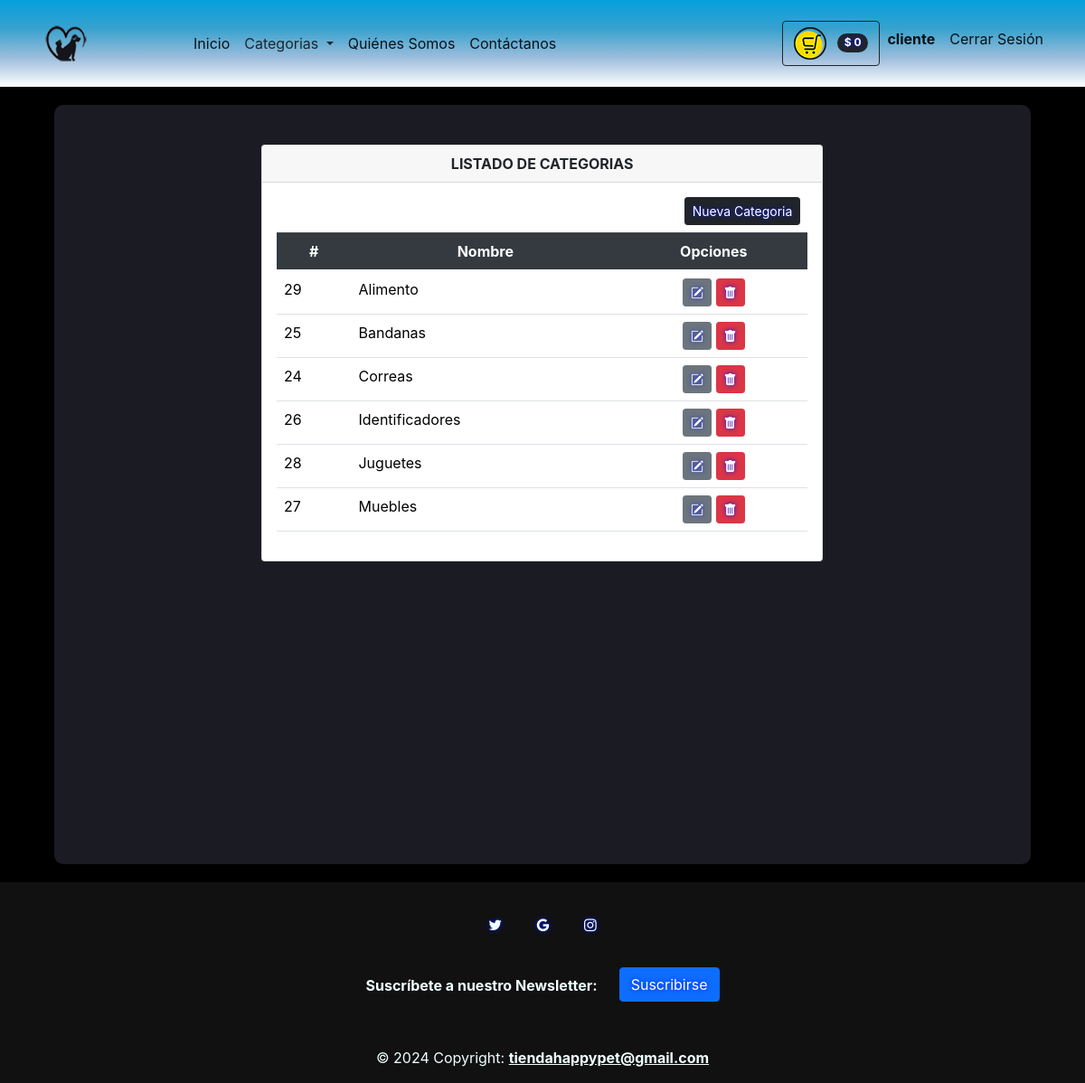
Screenshot of /categorias/ (signed in) with the database file from the repository.
### tienda/models.py (models this page shows, shortened)
class Categorias(models.Model):
    nombre = models.CharField(max_length=100)
    class Meta:
        db_table = "categorias"
        verbose_name = 'Categoria'
        verbose_name_plural = 'Categorias'
        ordering = ['id']

### tienda/views.py (the view)
# urls.py: path('categorias/', views.listCategorias, name='categorias'),
@login_required(login_url='/login')
def listCategorias(request):
    lista_categorias = Categorias.objects.all().order_by('nombre')
    page = request.GET.get('page', 1)
    try:
        paginator = Paginator(lista_categorias, 6)
        lista_categorias = paginator.page(page)
    except:
        raise Http404
    data = {'entity': lista_categorias,
            'title': 'LISTADO DE CATEGORIAS',
            'paginator': paginator
            }
    return render(request,'categorias.html', data)

### tienda/context_processors.py (called while the page is built)
def extras(request):
	lista_categorias = Categorias.objects.all().order_by('nombre')
	return {'categorias':lista_categorias}

def importe_total_carro(request):
	total=0
	if request.user.is_authenticated:
		if "carro" in request.session:
			for key, value in request.session["carro"].items():
				total= total + int(value["precio"])
	return {"importe_total_carro":total}

### templates/categorias.html (shortened to what this page needs)
{% extends 'layouts/tienda.html' %} {% block content %}
<div class="min-vh-100 d-flex flex-colum py-4">
    <div class="container">
        <div class="row justify-content-center">
            <div class="col-lg-8 col-md-6 col-sm-4 animate__animated animate__backInRight animate__delay-0.4s">
                <div class="card">
                    <div class="card-header text-center font-weight-bold">
                        {{ title }}
                    </div>
                    <div class="card-body  table-responsive">
                        <div class="d-flex justify-content-end mb-2 mx-2">
                            <a href="/addcategoria" class="btn btn-dark btn-sm pull-right" type="submit">
                            Nueva Categoria
                            </a>
                        </div>
                        <table class="table table-condensed">
                            <thead class="thead-dark">
                                <tr class="text-center">
                                    <th scope="col">#</th>
                                    <th scope="col">Nombre</th>
                                    <th colspan="2">Opciones</th>
                                </tr>
                            </thead>
                            <tbody>
                                {% load bootstrap_icons %} {% if entity %} {% for categoria in entity %}
                                <tr>
                                    <td>{{ categoria.id }}</td>
                                    <td>{{ categoria.nombre }}</td>
                                    <td colspan="2" class="text-center">
                                        <a class="btn btn-secondary btn-sm" href="{% url 'tienda:editcategoria' categoria.id %}" type="button"><i class="bi bi-pencil-square"></i></a>
                                        <a class="btn btn-danger btn-sm" href="{% url 'tienda:deleteCategoria' categoria.id %}" type="button"><i class="bi bi-trash-fill"></i></a>
                                    </td>
                                </tr>
                                {% endfor %} {% else %}
                                <div class="text-center text-warning">
                                    <h3> No se encontraron Productos!!</h3>
                                </div>
                                {% endif %}
                            </tbody>
                        </table>
                    </div>
                </div>
            </div>
        </div>
    </div>
</div>
{% endblock %}

### templates/layouts/tienda.html (shortened to what this page needs)
{% load static %}
<!DOCTYPE html>
<html lang="es">
<head>
    <link href="https://cdn.jsdelivr.net/npm/bootstrap@5.3.3/dist/css/bootstrap.min.css" rel="stylesheet">
    <link rel="stylesheet" href="https://cdnjs.cloudflare.com/ajax/libs/font-awesome/4.7.0/css/font-awesome.min.css">
    <link href="https://cdn.jsdelivr.net/npm/bootstrap-icons@1.5.0/font/bootstrap-icons.css" rel="stylesheet" />
    <link rel="stylesheet" href="https://cdn.jsdelivr.net/npm/bootstrap@4.5.3/dist/css/bootstrap.min.css">
    <link rel="stylesheet" href="https://cdnjs.cloudflare.com/ajax/libs/animate.css/4.1.1/animate.min.css" />
    <link rel="stylesheet" href="{% static 'css/styles.css' %}" />
    <scri src="{% static 'js/scripts.js' %}"></script>
</head>
<body style="background-image: url('/static/assets/fondoPet.png');
">
    <nav class="navbar navbar-expand-lg navbar-light bg-danger sticky-top" style="background: linear-gradient(#04a0dd, #32a6d3f6, #9cbddc, #ffffff); border: azure;">
        <div class="container px-2 px-lg-2">
            <a class="navbar-logo" href="/">
                <img class="img-fluid" src="{% static 'assets/LogoPetChicoH.png' %}" width="50%" heigth="50%" alt="logo"></a>
            <div class="collapse navbar-collapse" id="navbarSupportedContent">
                <ul class="navbar-nav me-auto mb-2 mb-lg-0 ms-lg-4">
                    <li class="nav-item">
                        <a class="nav-link active" aria-current="page" href="/"></span>
                            Inicio
                        </a>
                    </li>
                    <div class="dropdown show">
                        <a class="nav-link dropdown-toggle text-dark" href="#" role="button" id="dropdownMenuLink" data-toggle="dropdown" aria-haspopup="true" aria-expanded="false">
                            Categorias
                        </a>
                    </div>
                    <li class="nav-item">
                        <a class="nav-link active" aria-current="page" href="/nosotros">
                            Quiénes Somos
                        </a>
                    </li>
                    <li class="nav-item">
                        <a class="nav-link active" aria-current="page" href="/contacto">
                            Contáctanos
                        </a>
                    </li>
                </ul>
                <ul class="navbar-nav d-flex ml-auto mb-2 mb-lg-0 ms-lg-4">
                    {% if user.is_authenticated %}
                    {% load humanize %}
                    <div class="d-flex">
                        <a href="{% url 'tienda:viewcart' %}" class="btn btn-outline-dark">
                            <img src="{% static 'assets/carritoPetChico.png' %}" class="me-1" alt="Carrito">
                            <span class="badge bg-dark text-white ms-1 rounded-pill">$ {{ importe_total_carro | intcomma }}</span>
                        </a>
                    </div>
                    <li class="nav-item">
                        <a class="nav-link active" aria-current="page" href="#">
                            <b>{{ user.username }}</b>
                        </a>
                    </li>
                    <li class="nav-item">
                        <a class="nav-link active" aria-current="page" href="{% url 'logout' %}">
                                    Cerrar Sesión
                            </a>
                    </li>
                    {% endif %}
                </ul>
            </div>
        </div>
    </nav>
<div class="wrapper" style="background-color: rgb(27, 27, 36); width: 90%; max-width: 1500px; margin: 20px auto; padding: 20px; box-shadow: 0 0 10px rgba(0, 0, 0, 0.1); border-radius: 10px;">
    <section class="container">
        {% block content%} {% endblock %}
    </section>
</div>
{% include 'includes/footer.html' %}
</body>
</html>

### templates/layouts/tienda.html (style rules this page uses)
.nav-link { color: black; text-decoration: none; transition: text-shadow 0.3s; }
.btn { text-shadow: 0 0 5px rgb(0, 21, 255); }

### rows the page displays
Categorias: id "29", nombre "Alimento"
Categorias: id "25", nombre "Bandanas"
Categorias: id "24", nombre "Correas"
Categorias: id "26", nombre "Identificadores"
Categorias: id "28", nombre "Juguetes"
Categorias: id "27", nombre "Muebles"

### other values shown
{{ importe_total_carro | intcomma }} "0"
{{ user.username }} "cliente"
{{ title }} "LISTADO DE CATEGORIAS"
